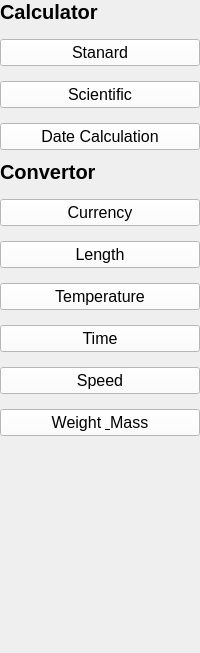
     <widget class="QWidget" name="menu_widget" native="true">
      <property name="sizePolicy">
       <sizepolicy hsizetype="Expanding" vsizetype="Expanding">
        <horstretch>0</horstretch>
        <verstretch>0</verstretch>
       </sizepolicy>
      </property>
      <property name="maximumSize">
       <size>
        <width>200</width>
        <height>16777215</height>
       </size>
      </property>
      <layout class="QVBoxLayout" name="verticalLayout_3">
       <property name="spacing">
        <number>10</number>
       </property>
       <property name="leftMargin">
        <number>0</number>
       </property>
       <property name="topMargin">
        <number>0</number>
       </property>
       <property name="rightMargin">
        <number>0</number>
       </property>
       <property name="bottomMargin">
        <number>0</number>
       </property>
       <item>
        <layout class="QVBoxLayout" name="verticalLayout_2">
         <property name="spacing">
          <number>15</number>
         </property>
         <item>
          <widget class="QLabel" name="label">
           <property name="font">
            <font>
             <pointsize>15</pointsize>
             <weight>75</weight>
             <bold>true</bold>
            </font>
           </property>
           <property name="styleSheet">
            <string notr="true"/>
           </property>
           <property name="text">
            <string>Calculator</string>
           </property>
          </widget>
         </item>
         <item>
          <widget class="QPushButton" name="std_Pbtn">
           <property name="font">
            <font>
             <pointsize>12</pointsize>
            </font>
           </property>
           <property name="layoutDirection">
            <enum>Qt::LeftToRight</enum>
           </property>
           <property name="styleSheet">
            <string notr="true">background-color: rgb(255, 255, 255);</string>
           </property>
           <property name="text">
            <string>Stanard</string>
           </property>
           <property name="icon">
            <iconset resource="resource.qrc">
             <normaloff>:/icons/icon/Calculator icon font - Free technological icon fonts.ico</normaloff>:/icons/icon/Calculator icon font - Free technological icon fonts.ico</iconset>
           </property>
           <property name="iconSize">
            <size>
             <width>20</width>
             <height>20</height>
            </size>
           </property>
           <property name="checkable">
            <bool>true</bool>
           </property>
           <property name="autoExclusive">
            <bool>true</bool>
           </property>
          </widget>
         </item>
         <item>
          <widget class="QPushButton" name="Sci_Pbtn">
           <property name="font">
            <font>
             <pointsize>12</pointsize>
             <weight>50</weight>
             <bold>false</bold>
            </font>
           </property>
           <property name="layoutDirection">
            <enum>Qt::LeftToRight</enum>
           </property>
           <property name="styleSheet">
            <string notr="true">background-color: rgb(255, 255, 255);</string>
           </property>
           <property name="text">
            <string>Scientific</string>
           </property>
           <property name="icon">
            <iconset resource="resource.qrc">
             <normaloff>:/icons/icon/Flask icon font - Free lab equipment icon fonts.ico</normaloff>:/icons/icon/Flask icon font - Free lab equipment icon fonts.ico</iconset>
           </property>
           <property name="iconSize">
            <size>
             <width>20</width>
             <height>20</height>
            </size>
           </property>
           <property name="checkable">
            <bool>true</bool>
           </property>
           <property name="autoExclusive">
            <bool>true</bool>
           </property>
          </widget>
         </item>
         <item>
          <widget class="QPushButton" name="DateC_PBtn">
           <property name="font">
            <font>
             <pointsize>12</pointsize>
            </font>
           </property>
           <property name="styleSheet">
            <string notr="true">background-color: rgb(255, 255, 255);</string>
           </property>
           <property name="text">
            <string>Date Calculation</string>
           </property>
           <property name="icon">
            <iconset resource="resource.qrc">
             <normaloff>:/icons/icon/Calendar days icon font - Free calendar days icon fonts.ico</normaloff>:/icons/icon/Calendar days icon font - Free calendar days icon fonts.ico</iconset>
           </property>
           <property name="iconSize">
            <size>
             <width>20</width>
             <height>20</height>
            </size>
           </property>
           <property name="checkable">
            <bool>true</bool>
           </property>
           <property name="autoExclusive">
            <bool>true</bool>
           </property>
          </widget>
         </item>
        </layout>
       </item>
       <item>
        <layout class="QVBoxLayout" name="verticalLayout">
         <property name="spacing">
          <number>15</number>
         </property>
         <item>
          <widget class="QLabel" name="label_3">
           <property name="font">
            <font>
             <pointsize>15</pointsize>
             <weight>75</weight>
             <bold>true</bold>
            </font>
           </property>
           <property name="styleSheet">
            <string notr="true"/>
           </property>
           <property name="text">
            <string>Convertor</string>
           </property>
          </widget>
         </item>
         <item>
          <widget class="QPushButton" name="Curr_PBtn">
           <property name="font">
            <font>
             <pointsize>12</pointsize>
            </font>
           </property>
           <property name="styleSheet">
            <string notr="true">background-color: rgb(255, 255, 255);</string>
           </property>
           <property name="text">
            <string>Currency</string>
           </property>
           <property name="icon">
            <iconset resource="resource.qrc">
             <normaloff>:/icons/icon/Coins icon font - Free argent icon fonts.ico</normaloff>:/icons/icon/Coins icon font - Free argent icon fonts.ico</iconset>
           </property>
           <property name="iconSize">
            <size>
             <width>20</width>
             <height>20</height>
            </size>
           </property>
           <property name="checkable">
            <bool>true</bool>
           </property>
           <property name="autoExclusive">
            <bool>true</bool>
           </property>
          </widget>
         </item>
         <item>
          <widget class="QPushButton" name="leng_Pbtn">
           <property name="font">
            <font>
             <pointsize>12</pointsize>
            </font>
           </property>
           <property name="styleSheet">
            <string notr="true">background-color: rgb(255, 255, 255);</string>
           </property>
           <property name="text">
            <string>Length</string>
           </property>
           <property name="icon">
            <iconset resource="resource.qrc">
             <normaloff>:/icons/icon/Ruler-vertical icon font - Free ruler-vertical icon fonts.ico</normaloff>:/icons/icon/Ruler-vertical icon font - Free ruler-vertical icon fonts.ico</iconset>
           </property>
           <property name="iconSize">
            <size>
             <width>20</width>
             <height>20</height>
            </size>
           </property>
           <property name="checkable">
            <bool>true</bool>
           </property>
           <property name="autoExclusive">
            <bool>true</bool>
           </property>
          </widget>
         </item>
         <item>
          <widget class="QPushButton" name="Tem_Pbtn">
           <property name="font">
            <font>
             <pointsize>12</pointsize>
            </font>
           </property>
           <property name="styleSheet">
            <string notr="true">background-color: rgb(255, 255, 255);</string>
           </property>
           <property name="text">
            <string>Temperature</string>
           </property>
           <property name="icon">
            <iconset resource="resource.qrc">
             <normaloff>:/icons/icon/Temperature-high icon font - Free temperature-high icon fonts.ico</normaloff>:/icons/icon/Temperature-high icon font - Free temperature-high icon fonts.ico</iconset>
           </property>
           <property name="iconSize">
            <size>
             <width>20</width>
             <height>20</height>
            </size>
           </property>
           <property name="checkable">
            <bool>true</bool>
           </property>
           <property name="autoExclusive">
            <bool>true</bool>
           </property>
          </widget>
         </item>
         <item>
          <widget class="QPushButton" name="Time_Pbtn">
           <property name="font">
            <font>
             <pointsize>12</pointsize>
            </font>
           </property>
           <property name="styleSheet">
            <string notr="true">background-color: rgb(255, 255, 255);</string>
           </property>
           <property name="text">
            <string>Time</string>
           </property>
           <property name="icon">
            <iconset resource="resource.qrc">
             <normaloff>:/icons/icon/Clock-three icon font - Free clock-three icon fonts.ico</normaloff>:/icons/icon/Clock-three icon font - Free clock-three icon fonts.ico</iconset>
           </property>
           <property name="iconSize">
            <size>
             <width>20</width>
             <height>20</height>
            </size>
           </property>
           <property name="checkable">
            <bool>true</bool>
           </property>
           <property name="autoExclusive">
            <bool>true</bool>
           </property>
          </widget>
         </item>
         <item>
          <widget class="QPushButton" name="Speed_Pbtn">
           <property name="font">
            <font>
             <pointsize>12</pointsize>
            </font>
           </property>
           <property name="styleSheet">
            <string notr="true">background-color: rgb(255, 255, 255);</string>
           </property>
           <property name="text">
            <string>Speed</string>
           </property>
           <property name="icon">
            <iconset resource="resource.qrc">
             <normaloff>:/icons/icon/Tachometer-alt-slow icon font - Free tachometer-alt-slow icon fonts.ico</normaloff>:/icons/icon/Tachometer-alt-slow icon font - Free tachometer-alt-slow icon fonts.ico</iconset>
           </property>
           <property name="iconSize">
            <size>
             <width>20</width>
             <height>20</height>
            </size>
           </property>
           <property name="checkable">
            <bool>true</bool>
           </property>
           <property name="autoExclusive">
            <bool>true</bool>
           </property>
          </widget>
         </item>
         <item>
          <widget class="QPushButton" name="Weight_Pbtn">
           <property name="font">
            <font>
             <pointsize>12</pointsize>
            </font>
           </property>
           <property name="styleSheet">
            <string notr="true">background-color: rgb(255, 255, 255);</string>
           </property>
           <property name="text">
            <string>Weight &amp; Mass</string>
           </property>
           <property name="icon">
            <iconset resource="resource.qrc">
             <normaloff>:/icons/icon/Scale icon font - Free weighing machine icon fonts.ico</normaloff>:/icons/icon/Scale icon font - Free weighing machine icon fonts.ico</iconset>
           </property>
           <property name="iconSize">
            <size>
             <width>20</width>
             <height>20</height>
            </size>
           </property>
           <property name="checkable">
            <bool>true</bool>
           </property>
           <property name="autoExclusive">
            <bool>true</bool>
           </property>
          </widget>
         </item>
        </layout>
       </item>
       <item>
        <spacer name="verticalSpacer">
         <property name="orientation">
          <enum>Qt::Vertical</enum>
         </property>
         <property name="sizeHint" stdset="0">
          <size>
           <width>20</width>
           <height>217</height>
          </size>
         </property>
        </spacer>
       </item>
      </layout>
     </widget>
